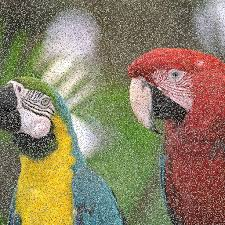
#> input picture files/images.jpg, 225 x 225 px, given in place of Osteosarcoma_01_25Sigma_noise.tif, which was not available
$ python Sigma.py
#> lines starting #> are read from the running program, lines starting #| are printed output that depends on the picture; pictures that were not available may be replaced by others from this repository, and a replacement may not be noted
#Video Playlist: https://www.youtube.com/playlist?list=PLHae9ggVvqPgyRQQOtENr6hK0m1UquGaG

"""
cv2.filter2D - https://docs.opencv.org/2.4/modules/imgproc/doc/filtering.html?highlight=filter2d#filter2d
cv2.GaussianBlur - https://www.tutorialkart.com/opencv/python/opencv-python-gaussian-image-smoothing/
skimage.filters.gaussian - https://scikit-image.org/docs/dev/api/skimage.filters.html#skimage.filters.gaussian
"""
import cv2
from skimage import io, img_as_float
from skimage.filters import gaussian

img_gaussian_noise = img_as_float(io.imread('images/Osteosarcoma_01_25Sigma_noise.tif', as_gray=True))
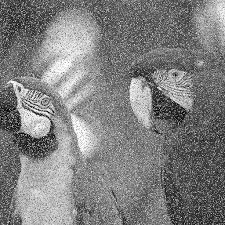
#> img_gaussian_noise: shape (225, 225) float64; min 0, max 1, mean 0.501
img_salt_pepper_noise = img_as_float(io.imread('images/Osteosarcoma_01_8bit_salt_pepper.tif', as_gray=True))
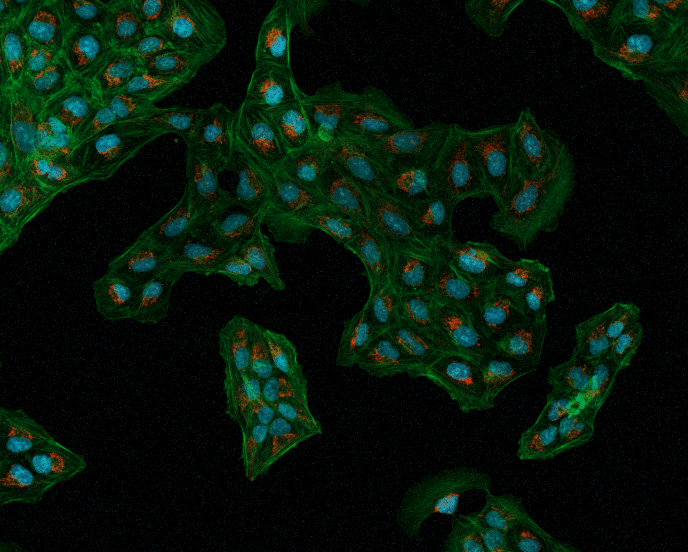
#> input picture Osteosarcoma_01_8bit_salt_pepper.tif, 1376 x 1104 px, found by its file name (shown at 1/2 size)
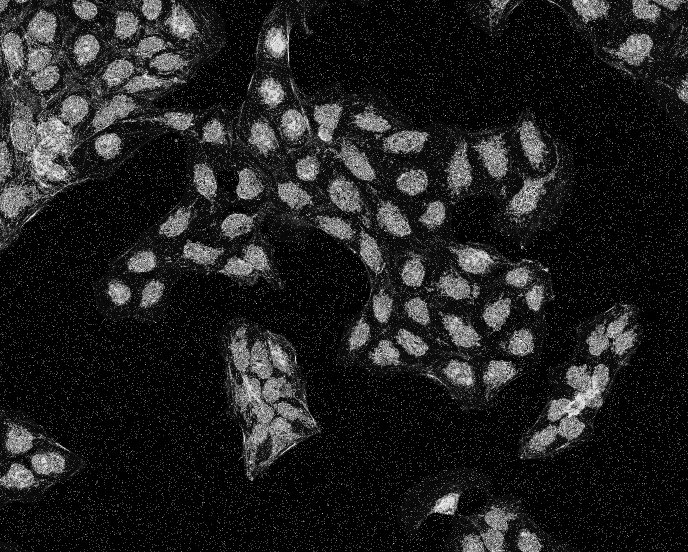
#> img_salt_pepper_noise: shape (1104, 1376) float64 (shown at 1/2 size); min 0, max 1, mean 0.124

img = img_gaussian_noise

gaussian_using_cv2 = cv2.GaussianBlur(img, (3,3), 0, borderType=cv2.BORDER_CONSTANT)
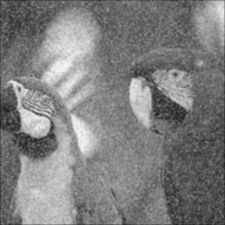
#> gaussian_using_cv2: shape (225, 225) float64; min 0.0804, max 0.978, mean 0.499

gaussian_using_skimage = gaussian(img, sigma=4, mode='constant', cval=0.0)
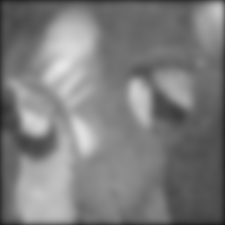
#> gaussian_using_skimage: shape (225, 225) float64; min 0.0905, max 0.9, mean 0.489
#sigma defines the std dev of the gaussian kernel. SLightly different than
#how we define in cv2


cv2.imshow("Original", img)
cv2.imshow("Using cv2 gaussian", gaussian_using_cv2)
cv2.imshow("Using skimage", gaussian_using_skimage)
#cv2.imshow("Using scipy2", conv_using_scipy2)

cv2.waitKey(0)
cv2.destroyAllWindows()
